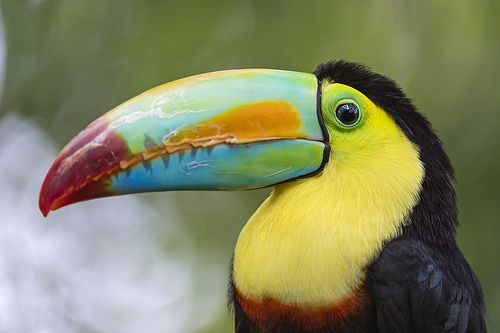
#> input picture img/toucan.jpg, 500 x 333 px
$ python -i essentials.py   (imports and definitions only)
#> lines starting #> are read from the running program, lines starting #| are printed output that depends on the picture; after the words box and inside, x2 and y2 are one past the last pixel; in counts of white or black regions, pixels touching at a corner belong together
#> further down, picture is the input picture: shape (333, 500, 3); mean B, G, R 97.1, 134.3, 131.6
import cv2 as cv

# [1 line not run here, left out]

def grayScale(src):
    gray = cv.cvtColor(src, cv.COLOR_BGR2GRAY)
    cv.imshow('Gray', gray)

def blur(src):
    # To increase the "blurriness", change che kernel-size tuple
    # to a higher value > eg. (13, 13)
    blurred = cv.GaussianBlur(src, (7, 7), cv.BORDER_DEFAULT)
    cv.imshow('Blur', blurred)

def edgeCascade(src):
    # it uses the canny edge detector
    canny = cv.Canny(src, 125, 175)
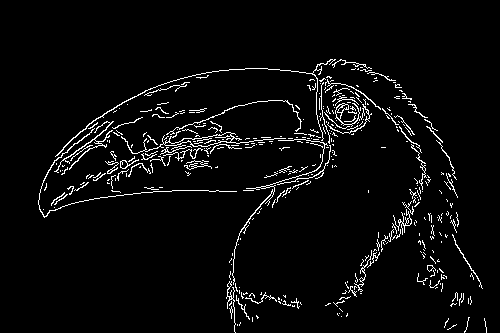
#> canny: shape (333, 500); 4% white in thin lines or dots, all inside (x1, y1, x2, y2) = (38, 59, 487, 333)
    # to reduce the edges, pass a blurred image
    less_edges = cv.Canny(cv.GaussianBlur(src, (7, 7), cv.BORDER_DEFAULT), 125, 175)
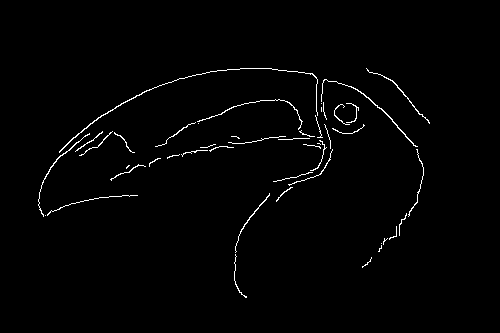
#> less_edges: shape (333, 500); 1.3% white in thin lines or dots, all inside (x1, y1, x2, y2) = (38, 68, 430, 298)

    cv.imshow('Canny', canny)
    cv.imshow('Canny - less edges', less_edges)

def dilate(src):
    dialated = cv.dilate(src, (11, 11), iterations=6)
    cv.imshow('Dialated', dialated)

def erode(src):
    eroded = cv.erode(cv.dilate(src, (11, 11), iterations=6), (11, 11), iterations=6)
    cv.imshow('Eroded', eroded)

def resize(src):
    # This will not keep the aspect ratio of the image
    # interpolation= cv.INT_AREA > is usefull if the image shrinks
    # interpolation= cv.INT_LINEAR or cv.INT_CUBIC > are usefull if the image grows
    resized = cv.resize(src, (500, 500), interpolation=cv.INTER_AREA)
    cv.imshow('Resized', resized)

def crop(src):
    # The image is essentially an array of pixelsz
    cropped = src[100:200, 100:300]
    cv.imshow('Cropped', cropped)

# [6 lines of commented-out code are left out]
# [3 lines not run here, left out]

>>> import cv2
>>> picture = cv2.imread('img/toucan.jpg')
>>> result = edgeCascade(picture)

$ run again, on img/city.jpg
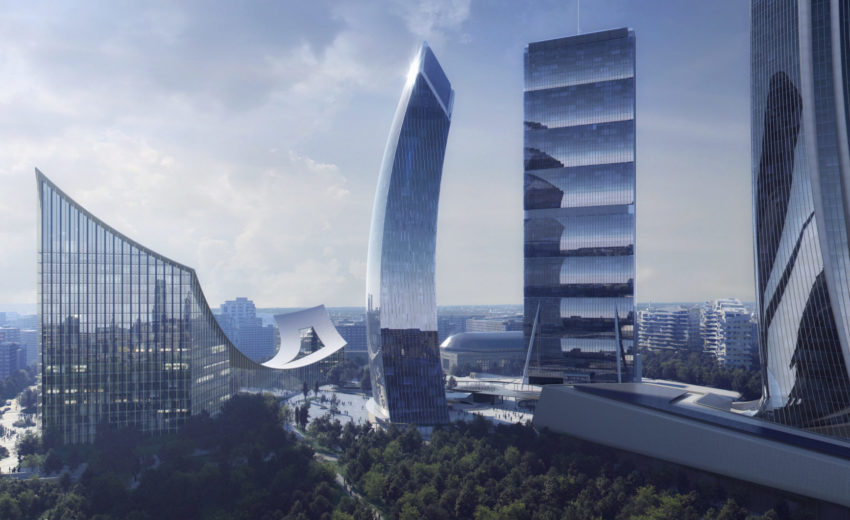
#> input picture img/city.jpg, 850 x 520 px
#> picture is the input picture: shape (520, 850, 3); mean B, G, R 149.5, 127.8, 118.4
#> in edgeCascade, `canny = cv.Canny(src, 125, 175)`:
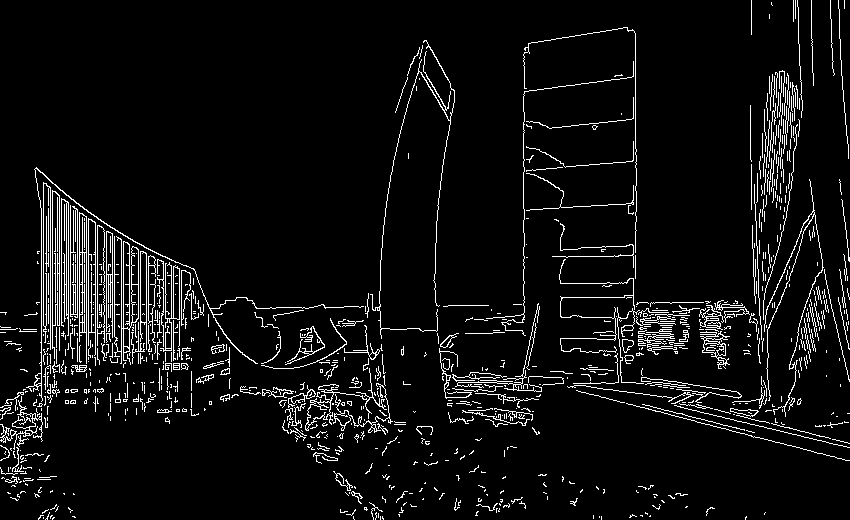
#> canny: shape (520, 850); 6% white in thin lines or dots
#> in edgeCascade, `less_edges = cv.Canny(cv.GaussianBlur(src, (7, 7), cv.BORDER_DEFAULT),..`:
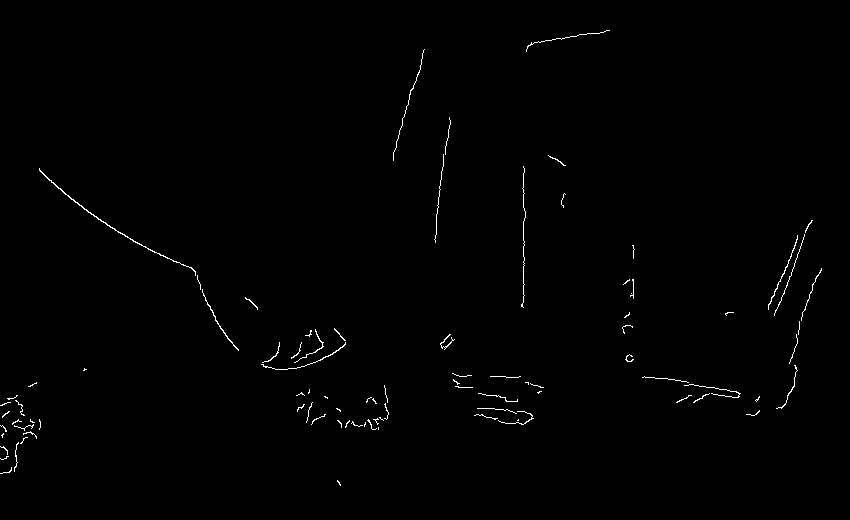
#> less_edges: shape (520, 850); 0.62% white in thin lines or dots, all inside (x1, y1, x2, y2) = (0, 30, 822, 486)

$ run again, on img/dog_large.jpg
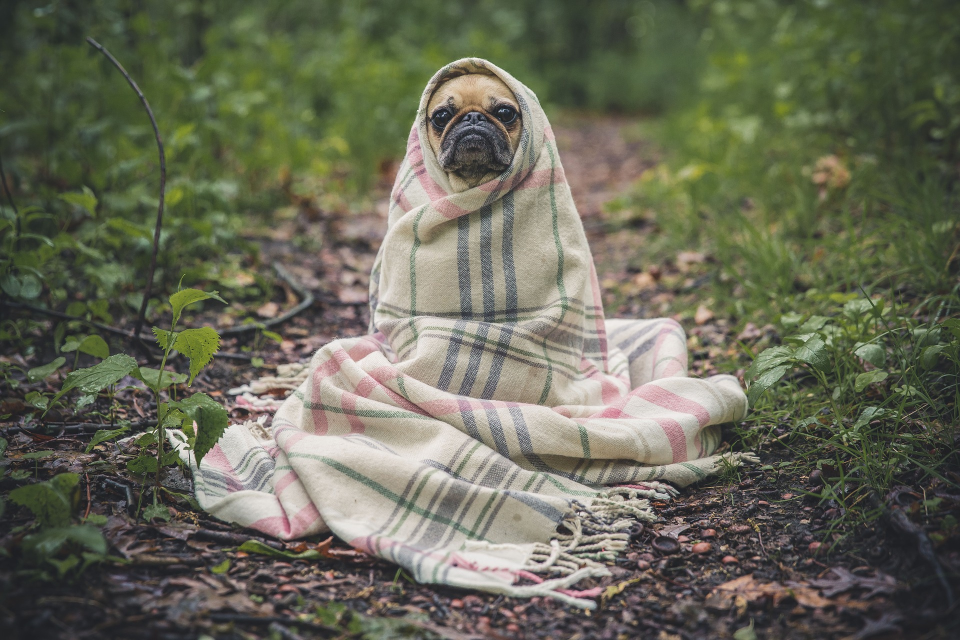
#> input picture img/dog_large.jpg, 1920 x 1280 px (shown at 1/2 size)
#> picture is the input picture: shape (1280, 1920, 3); mean B, G, R 87.6, 105.2, 103.8
#> in edgeCascade, `canny = cv.Canny(src, 125, 175)`:
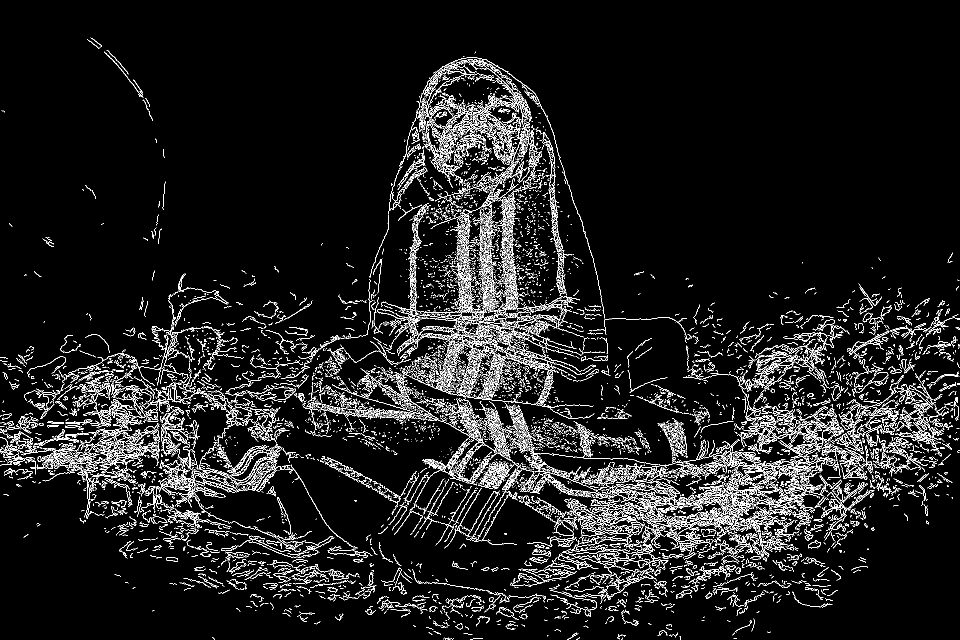
#> canny: shape (1280, 1920) (shown at 1/2 size); 7.1% white in thin lines or dots
#> in edgeCascade, `less_edges = cv.Canny(cv.GaussianBlur(src, (7, 7), cv.BORDER_DEFAULT),..`:
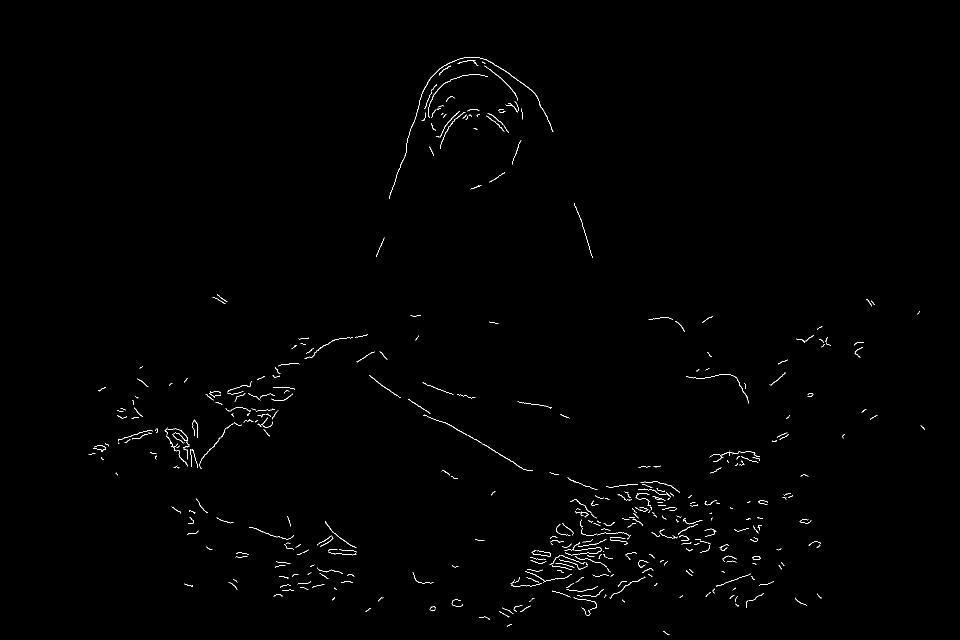
#> less_edges: shape (1280, 1920) (shown at 1/2 size); 0.54% white in thin lines or dots, all inside (x1, y1, x2, y2) = (177, 114, 1850, 1270)
